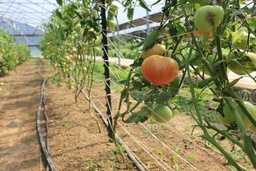
#> input picture data-greenhouse/Tunnel-03.jpg, 256 x 171 px, shrunk from 1620 x 1080 before the run; its folder holds 3 pictures in this run; the run also reads 1 picture not shown here
$ python CSE353HW1.py
#> lines starting #> are read from the running program, lines starting #| are printed output that depends on the picture; after the words box and inside, x2 and y2 are one past the last pixel; in counts of white or black regions, pixels touching at a corner belong together; long printed decimals are rounded; pictures that were not available may be replaced by others from this repository, and a replacement may not be noted
### Use the Bayesian clasifer to detect the ground in a greenhouse
### @Dr. Zhaozheng Yin, Stony Brook University, Fall 2021
### housekeeping
import math

import cv2
import numpy as  np
import matplotlib.pyplot as plt

### File directory
datadir = 'data-greenhouse/Tunnel-' #the photos must be in a folder named data-greenhouse with only the name Tunnel-0a where a means
trainingImages = [3, 1]
testingImages = [1, 2]
### Parameters
nDim = 8 #number of bins for the color likelihood distribution. This is too big. Try to have smaller bins such as 8, 16, 32, etc.

### Training process
Pr_x_given_y_equalsTo_1 = np.zeros((nDim, nDim, nDim))  # likelihood for the ground class
Pr_x_given_y_equalsTo_0 = np.zeros((nDim, nDim, nDim))  # likelihood for the non-ground class
N_GroundPixels = 0  # Pr_y_equalsTo_1 = N_GroundPixels/N_totalPixels
N_totalPixels = 0
Pr_y_equalsTo_1 = 0 #probability of ground pixel
Pr_y_equalsTo_0 = 0 #probability of not ground pixel
print("Loading training images. This will take a while")
for iFile in trainingImages:
    ### Load the training image and labeled image regions
    origIm = cv2.imread(datadir + '0' + str(iFile) + '.jpg')
#> origIm is the input picture: shape (171, 256, 3); mean B, G, R 94.3, 137, 142.1
    labels = cv2.imread(datadir + '0' + str(iFile) + '-label.png',cv2.IMREAD_GRAYSCALE)  # label=1 representing the ground class
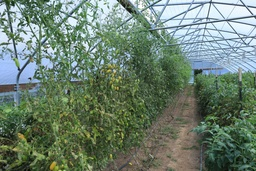
#> input picture data-greenhouse/Tunnel-01.jpg, 256 x 171 px, shrunk from 1620 x 1080 before the run, given in place of Tunnel-03-label.png, which was not available
#> labels: shape (171, 256); min 3, max 255, mean 120.1
    labels = cv2.threshold(labels, 127, 1, cv2.THRESH_BINARY)[1]
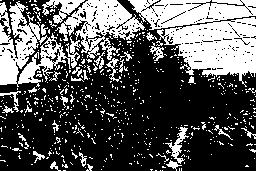
#> labels: shape (171, 256); values 0 (black) and 1 (white), 34.6% white; 577 white regions (543 under 20 px), largest, box (x1, y1, x2, y2) and area: (128, 0, 256, 87) 6342, (0, 1, 71, 87) 2753, (55, 0, 145, 60) 2292
    ### Visualization input image and its labels
    nrows, ncols = origIm.shape[0], origIm.shape[1]
#> nrows = 171; ncols = 256
    # [24 lines of commented-out code are left out]
    for i in range(len(labels)):
        for j in range(len(labels[i])):
            N_totalPixels += 1
            if labels[i][j] == 1:
                N_GroundPixels += 1
#> after the loop, N_GroundPixels = 15133; N_totalPixels = 43776

    ### Likelihood-related codes:
    #Loops through an image and checks each pixel to the label which determines if it is a ground pixel if so increment Pr_x_given_y_equalsTo_1[r][g][b]
    for i in range(len(origIm)):
        for j in range(len(origIm[i])):
            r = round(origIm[i][j][0] / 32 - 1)
            g = round(origIm[i][j][1] / 32 - 1)
            b = round(origIm[i][j][2] / 32 - 1)
            if labels[i][j] == 1:
                Pr_x_given_y_equalsTo_1[r][g][b] += 1
            else:
                Pr_x_given_y_equalsTo_0[r][g][b] += 1
#> pass 2 of the loop `for iFile in trainingImages:`:
#> origIm is the input picture: shape (171, 256, 3); mean B, G, R 111.5, 127.8, 108.3
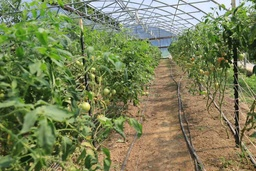
#> input picture data-greenhouse/Tunnel-02.jpg, 256 x 171 px, shrunk from 1620 x 1080 before the run, given in place of Tunnel-01-label.png, which was not available
#> `labels = cv2.imread(datadir + '0' + str(iFile) + '-label.png',cv2.IMRE..`:
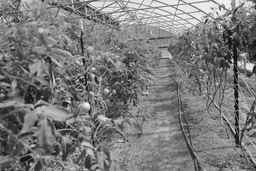
#> labels: shape (171, 256); min 0, max 255, mean 122.7
#> `labels = cv2.threshold(labels, 127, 1, cv2.THRESH_BINARY)[1]`:
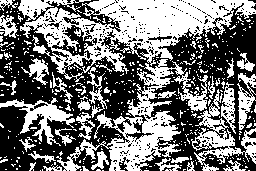
#> labels: shape (171, 256); values 0 (black) and 1 (white), 46.6% white; 427 white regions (389 under 20 px), largest, box (x1, y1, x2, y2) and area: (18, 0, 256, 82) 8321, (56, 59, 208, 171) 4426, (191, 89, 256, 171) 1511
#> after the loop `for i in range(len(labels)):`: N_GroundPixels = 35540; N_totalPixels = 87552
### Some other codes such as normalizing the likelihood/prior and computing Pr_y_equalsTo_0:
# Fill in your code here
#Normalizing the likelihood
equalsTo_1_count = 0 #counter for equals to 1
equalsTo_0_count = 0 #counter for equals to 0
for i in range(len(Pr_x_given_y_equalsTo_1)):
    for j in range(len(Pr_x_given_y_equalsTo_1[i])):
        for k in range(len(Pr_x_given_y_equalsTo_1[i][j])):
            equalsTo_0_count += Pr_x_given_y_equalsTo_0[i][j][k]
            equalsTo_1_count += Pr_x_given_y_equalsTo_1[i][j][k]
#> this loop made 8 passes
#> after the loop, equalsTo_0_count = 52012; equalsTo_1_count = 35540
for i in range(len(Pr_x_given_y_equalsTo_1)):
    for j in range(len(Pr_x_given_y_equalsTo_1[i])):
        for k in range(len(Pr_x_given_y_equalsTo_1[i][j])):
            Pr_x_given_y_equalsTo_0[i][j][k] = Pr_x_given_y_equalsTo_0[i][j][k]/equalsTo_0_count
            Pr_x_given_y_equalsTo_1[i][j][k] = Pr_x_given_y_equalsTo_1[i][j][k]/equalsTo_1_count
Pr_y_equalsTo_1 = N_GroundPixels / N_totalPixels
#> Pr_y_equalsTo_1 = 0.406
Pr_y_equalsTo_0 = 1 - Pr_y_equalsTo_1
#> Pr_y_equalsTo_0 = 0.594

### Testing
print("Training complete, now Loading testing images. This will take a while")
truePositives = 0;
falsePositives = 0;
falseNegatives = 0;
testingImages = [ 2]
for iFile in testingImages:
    ### Load the testing image and ground truth regions
    origIm = cv2.imread(datadir + '0' + str(iFile) + '.jpg')
#> origIm is the input picture: shape (171, 256, 3); mean B, G, R 88.4, 129.5, 122.3
    gtMask = cv2.imread(datadir + '0' + str(iFile) + '-label.png', cv2.IMREAD_GRAYSCALE)
    gtMask = cv2.threshold(gtMask, 127, 1, cv2.THRESH_BINARY)[1]
    nrows, ncols = origIm.shape[0], origIm.shape[1]
    detectedMask = np.zeros((nrows, ncols))
    ### Define the posteriors
    Pr_y_equalsTo_1_given_x = np.zeros((nrows, ncols))
    Pr_y_equalsTo_0_given_x = np.zeros((nrows, ncols))

    ### Codes to infer the posterior:
    #ignores the Pr(x) as it may be in the formula but is not necessary in the algebra so we exclude it to save on resources
    for i in range(len(origIm)):
        for j in range(len(origIm[i])):
            r = round(origIm[i][j][0] / 32 - 1)
            g = round(origIm[i][j][1] / 32 - 1)
            b = round(origIm[i][j][2] / 32 - 1)
            Pr_y_equalsTo_1_given_x[i][j] = Pr_x_given_y_equalsTo_1[r][g][b] * Pr_y_equalsTo_1
            Pr_y_equalsTo_0_given_x[i][j] = Pr_x_given_y_equalsTo_0[r][g][b] * Pr_y_equalsTo_0
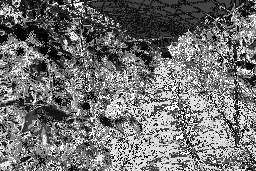
#> Pr_y_equalsTo_0_given_x: shape (171, 256) float64; min 0, max 0.0355, mean 0.016; drawn with min black and max white
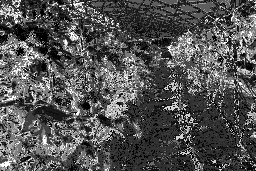
#> Pr_y_equalsTo_1_given_x: shape (171, 256) float64; min 0, max 0.0295, mean 0.00969; drawn with min black and max white
    ### Codes to obtain the final classification result (detectedMask):
    # Pr_y_equalsTo_1_given_x[i][j] >= Pr_y_equalsTo_0_given_x[i][j] then pixel i,j must be a ground pixel
    for i in range(len(detectedMask)):
        for j in range(len(detectedMask[i])):
            if Pr_y_equalsTo_1_given_x[i][j] >= Pr_y_equalsTo_0_given_x[i][j]:
                detectedMask[i][j] = 1
                detectedMask[i][j] = 1
                detectedMask[i][j] = 1
            else:
                detectedMask[i][j] = 0
                detectedMask[i][j] = 0
                detectedMask[i][j] = 0
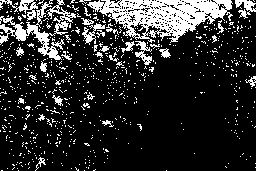
#> detectedMask: shape (171, 256) float64; values 0 (black) and 1 (white), 17.6% white; 761 white regions (732 under 20 px), largest, box (x1, y1, x2, y2) and area: (87, 0, 233, 43) 3138, (0, 0, 76, 60) 1222, (0, 0, 38, 21) 255

    ### Codes to calculate the TP, FP, FN:
    # A simple counting loop that detects where ground pixels are detected, truths, or both
    for i in range(len(detectedMask)):
        for j in range(len(detectedMask[i])):
            if detectedMask[i][j] == 1 and gtMask[i][j] == 1:
                truePositives += 1
            elif detectedMask[i][j] == 1 and gtMask[i][j] == 0:
                falsePositives += 1
            elif detectedMask[i][j] == 0 and gtMask[i][j] == 1:
                falseNegatives += 1
#> after the loop, falseNegatives = 14577; falsePositives = 1866; truePositives = 5830

    ### Visualize the classification results
    showIm = origIm.copy()
    showIm[detectedMask==1] = 255
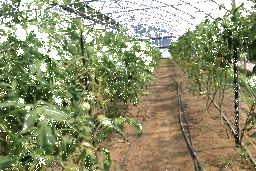
#> showIm: shape (171, 256, 3); 17.58% of pixels changed, all inside (x1, y1, x2, y2) = (0, 0, 256, 171)

    plt.figure(figsize=(18, 6))
    plt.subplot(1, 3, 1)
    plt.imshow(cv2.cvtColor(origIm, cv2.COLOR_BGR2RGB))
    plt.title('testing image')
    plt.axis("off")

    plt.subplot(1, 3, 2)
    plt.imshow(detectedMask, 'gray')
    plt.title('detected mask')
    plt.axis("off")

    plt.subplot(1, 3, 3)
    plt.imshow(cv2.cvtColor(showIm, cv2.COLOR_BGR2RGB))
    plt.title('detected mask overlyed on the testing image')
    plt.axis("off")
    plt.show()
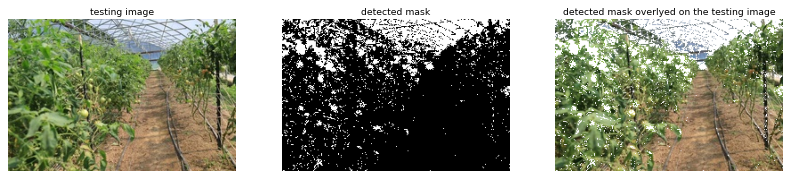
#> figure drawn by matplotlib, 3 panels

### Codes to calculate the precision, recall, and fscore:
precision = truePositives / (truePositives + falsePositives)
#> precision = 0.758
recall = truePositives / (truePositives + falseNegatives)
#> recall = 0.286
fscore = (2 * precision * recall) / (precision + recall)
#> fscore = 0.415
print("The precision, recall, and fscore of the algorithm is:")
print("Precision: " + precision.__str__())
#| Precision: 0.7575
print("Recall: " + recall.__str__())
#| Recall: 0.2857
print("Fscore: " + fscore.__str__())
#| Fscore: 0.4149
